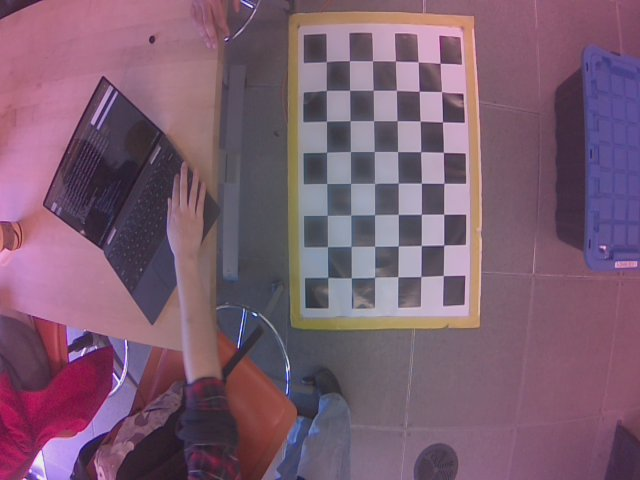
#> input picture drone_ws/imgs/checkerboard/checkerboard_0.jpg, 640 x 480 px; its folder holds 4 pictures in this run
$ python calibrate_cam.py
#> lines starting #> are read from the running program, lines starting #| are printed output that depends on the picture; after the words box and inside, x2 and y2 are one past the last pixel; in counts of white or black regions, pixels touching at a corner belong together
import numpy as np
import cv2 as cv
import glob

# termination criteria
criteria = (cv.TERM_CRITERIA_EPS + cv.TERM_CRITERIA_MAX_ITER, 30, 0.001)

# prepare object points, like (0,0,0), (1,0,0), (2,0,0) ....,(6,5,0)
objp = np.zeros((6*7,3), np.float32)
objp[:,:2] = np.mgrid[0:7,0:6].T.reshape(-1,2)

# Arrays to store object points and image points from all the images.
objpoints = [] # 3d point in real world space
imgpoints = [] # 2d points in image plane.

imgs_loc = '../../../imgs/'
images = glob.glob('../../../imgs/checkerboard/*.jpg')
print(images)

for fname in images:
    img = cv.imread(fname)
#> img is the input picture: shape (480, 640, 3); mean B, G, R 112.9, 93, 123.3
    gray = cv.cvtColor(img, cv.COLOR_BGR2GRAY)
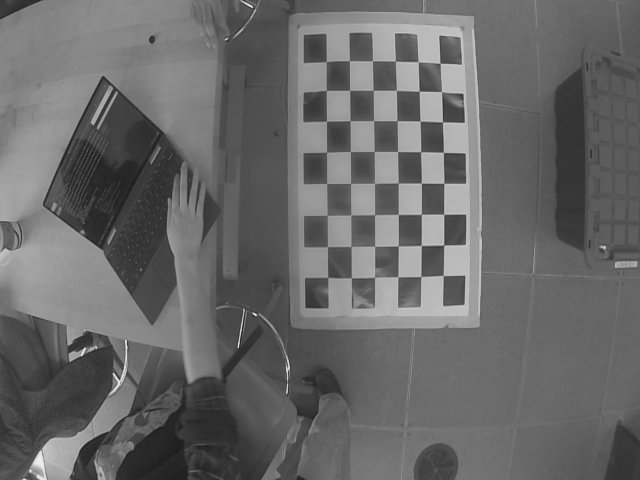
#> gray: shape (480, 640); min 23, max 242, mean 104.3

    # find corners
    cv.imshow(fname, gray)
    ret, corners = cv.findChessboardCorners(gray, (7, 6), None)
#> ret = False; corners = None
    print(f'{fname}, {ret}')
#| ../../../imgs/checkerboard/checkerboard_0.jpg, False
    cv.waitKey(10000)

    # If found, add object points, image points (after refining them)
    if ret == True:
        objpoints.append(objp)

        corners2 = cv.cornerSubPix(gray,corners, (11,11), (-1,-1), criteria)
        imgpoints.append(corners2)

        # Draw and display the corners
        cv.drawChessboardCorners(img, (7,6), corners2, ret)
        cv.imshow('img', img)
        cv.waitKey(10000)
#> pass 2 of the loop `for fname in images:`:
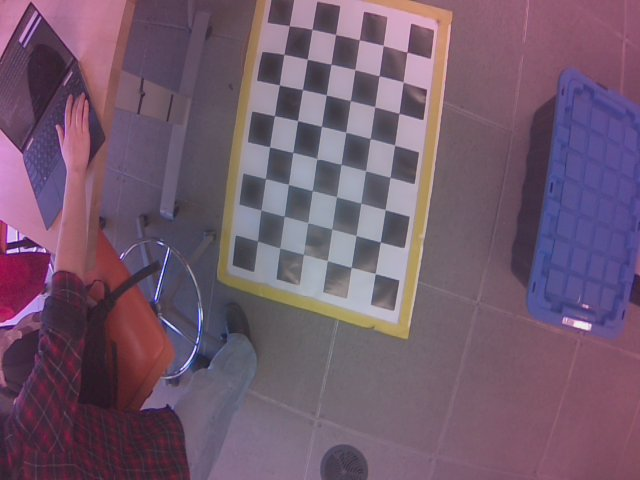
#> input picture drone_ws/imgs/checkerboard/checkerboard_1.jpg, 640 x 480 px
#> img is the input picture: shape (480, 640, 3); mean B, G, R 109.9, 90, 114.1
#> `gray = cv.cvtColor(img, cv.COLOR_BGR2GRAY)`:
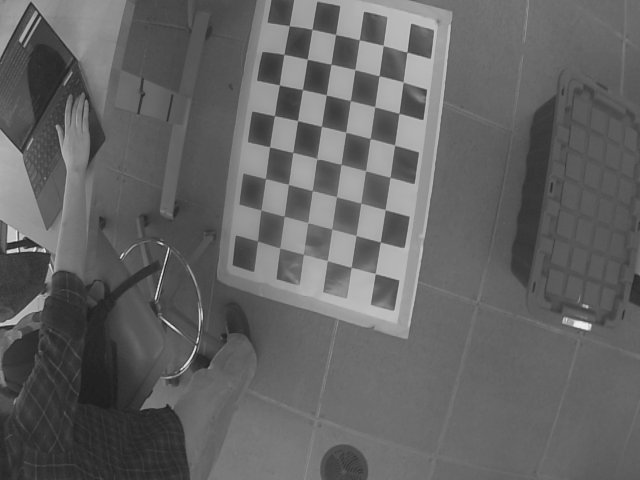
#> gray: shape (480, 640); min 28, max 243, mean 99.5
#> ret = True; corners = 42 rows, first 8: [406.9, 52.09], [396.9, 71.06], [392.6, 118.5], [394.6, 145.3], [389.9, 177.2], [385.1, 209.6], [380.4, 241.8], [383.3, 45.49]
#| ../../../imgs/checkerboard/checkerboard_1.jpg, True
#> corners2 = 42 rows, first 8: [406.9, 51.98], [403.3, 81.95], [398.9, 113.3], [394.6, 145.1], [390.1, 177.3], [385.2, 209.7], [380.3, 242], [383.3, 45.35]
#> `cv.drawChessboardCorners(img, (7,6), corners2, ret)`:
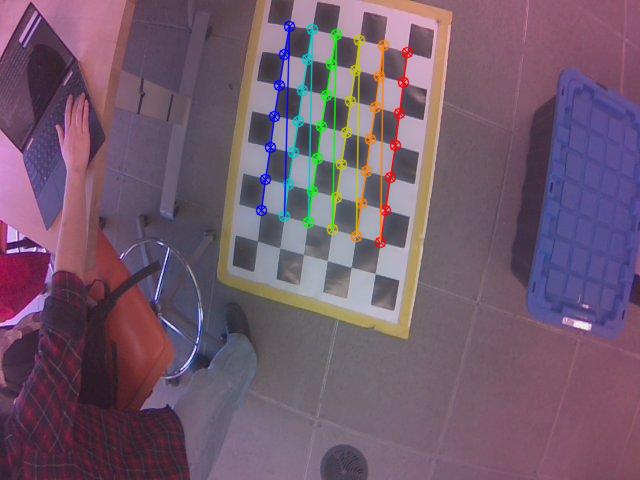
#> img: shape (480, 640, 3); 3.08% of pixels changed, all inside (x1, y1, x2, y2) = (255, 20, 414, 249)
#> pass 3 of the loop `for fname in images:`:
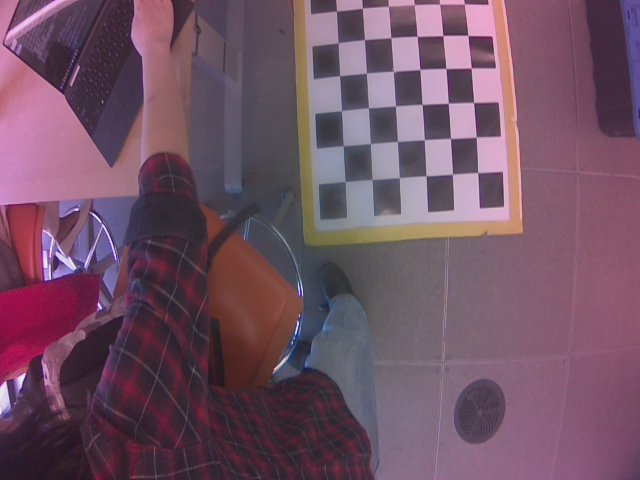
#> input picture drone_ws/imgs/checkerboard/checkerboard_2.jpg, 640 x 480 px
#> img is the input picture: shape (480, 640, 3); mean B, G, R 100.4, 82.2, 112.8
#> `gray = cv.cvtColor(img, cv.COLOR_BGR2GRAY)`:
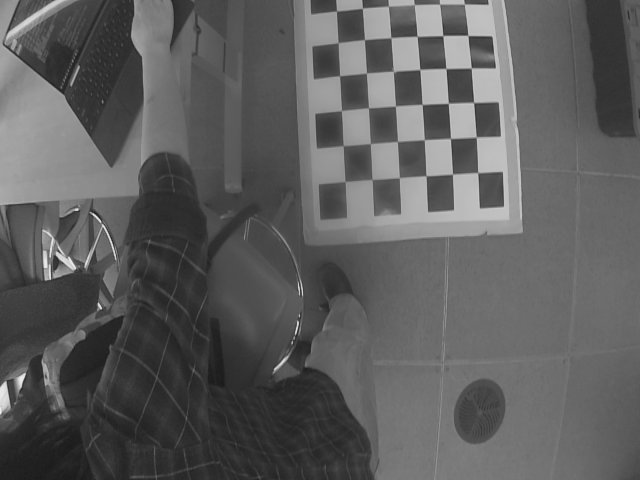
#> gray: shape (480, 640); min 23, max 244, mean 93.4
#> ret = False; corners = None
#| ../../../imgs/checkerboard/checkerboard_2.jpg, False
#> the loop made 4 passes; the first 3 are shown

ret, mtx, dist, rvecs, tvecs = cv.calibrateCamera(objpoints, imgpoints, gray.shape[::-1], None, None)
img = cv.imread(images[-1])
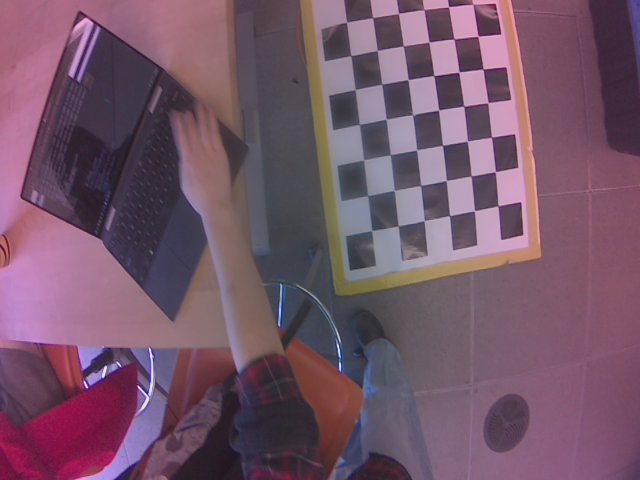
#> input picture drone_ws/imgs/checkerboard/checkerboard_3.jpg, 640 x 480 px
#> img is the input picture: shape (480, 640, 3); mean B, G, R 104.9, 85.8, 116.2
h,  w = img.shape[:2]
#> h = 480; w = 640
newcameramtx, roi = cv.getOptimalNewCameraMatrix(mtx, dist, (w,h), 1, (w,h))

# [8 lines of commented-out code are left out]
mapx, mapy = cv.initUndistortRectifyMap(mtx, dist, None, newcameramtx, (w,h), 5)
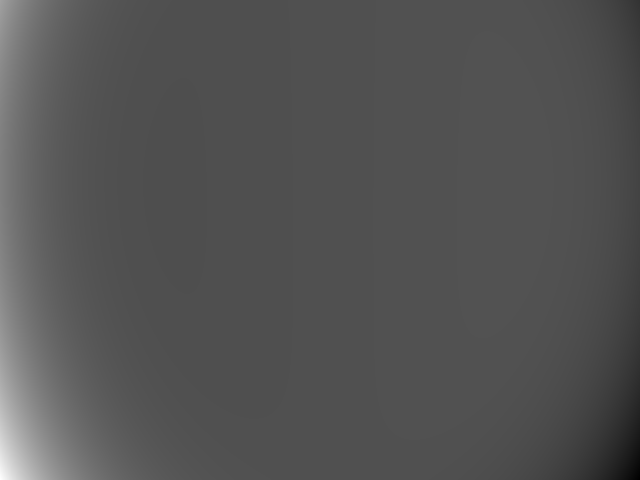
#> mapx: shape (480, 640) float32; min -6127, max 14335.8, mean 621.2; drawn with min black and max white
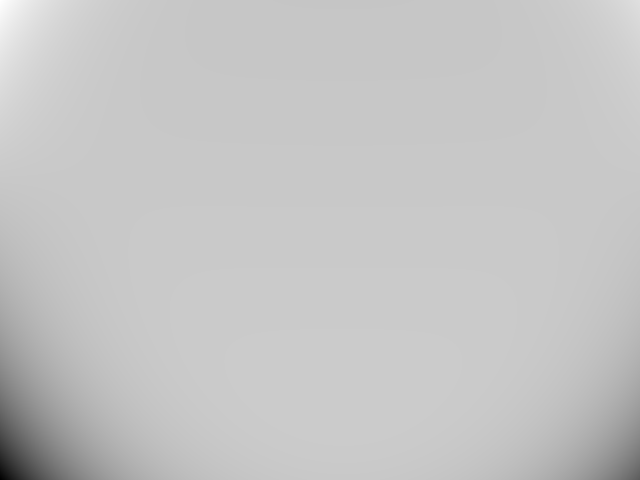
#> mapy: shape (480, 640) float32; min -12682.2, max 3653.2, mean -67.9; drawn with min black and max white
dst = cv.remap(img, mapx, mapy, cv.INTER_LINEAR)
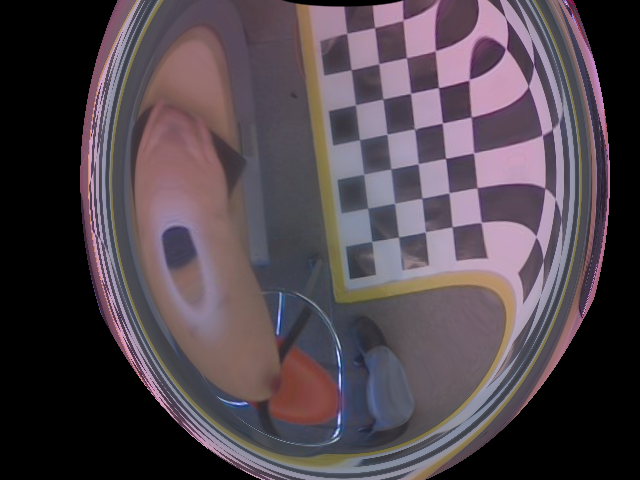
#> dst: shape (480, 640, 3); mean B, G, R 77.6, 69.9, 80.8

# crop the image
x, y, w, h = roi
dst = dst[y:y+h, x:x+w]
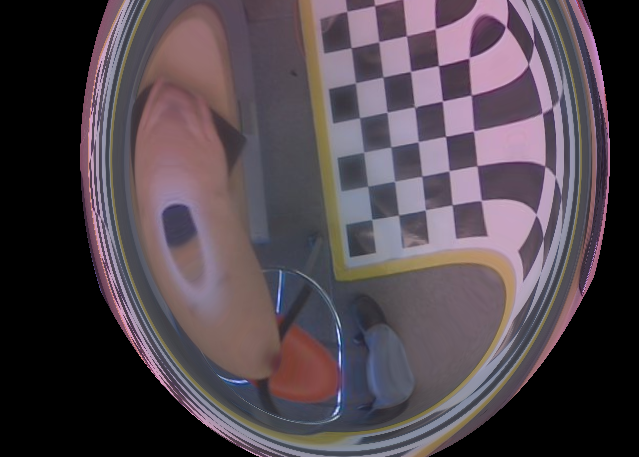
#> dst: shape (457, 639, 3); mean B, G, R 78, 70.4, 81.1
cv.imshow('undistorted', dst)
cv.waitKey(10000)
# cv.imwrite(f'{imgs_loc}/undistored.png', dst)
# cv.imwrite('calibresult.png', dst)

# cv.destroyAllWindows()
